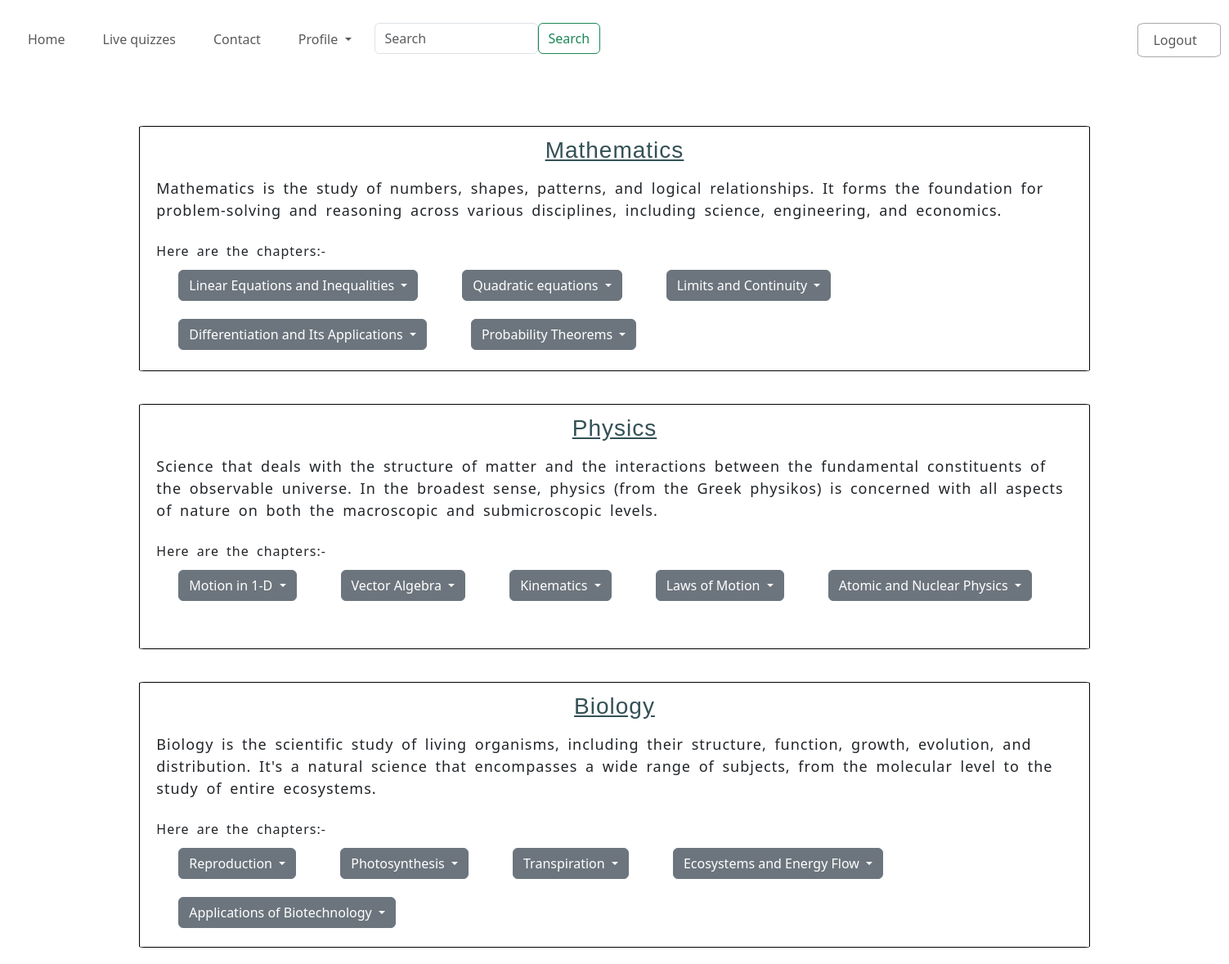
Screenshot of /user/Sanyam (signed in) with the database file from the repository.
### application/models.py (models this page shows)
class Subjects(db.Model):
    __tablename__= 'subjects'
    subject_id=db.Column(db.Integer,primary_key=True,autoincrement=True)
    subject_name=db.Column(db.String,nullable=False)
    description=db.Column(db.String,nullable=False)
    chapters = db.relationship('Chapters', backref='subject', lazy=True)

class Chapters(db.Model):
    __tablename__= 'chapters'
    chaoter_id=db.Column(db.Integer,primary_key=True,autoincrement=True)
    subject_id = db.Column(db.Integer, db.ForeignKey('subjects.subject_id'), nullable=False)
    chapter_name=db.Column(db.String,nullable=False)
    description=db.Column(db.String,nullable=False)
    questions = db.relationship('Questions', backref='chapter', lazy=True)
    quizzes = db.relationship('QuizDetails', backref='chapter', lazy=True)

### application/controllers.py (the view)
@app.route('/user/<fullname>', methods=['GET','POST'])
def user_profile(fullname):
    result = db.session.execute(text("SELECT * FROM subjects"))
    result2 = db.session.execute(text("SELECT * FROM chapters"))
    column_names = result.keys()
    column_names2 = result2.keys()
    subjects = [dict(zip(column_names, row)) for row in result.fetchall()]
    chapters = [dict(zip(column_names2, rows)) for rows in result2.fetchall()]
    return render_template("user.html",subjects=subjects,chapters=chapters)

### templates/user.html (shortened to what this page needs)
<!DOCTYPE html>
<html lang="en">
<head>
    <link href="https://cdn.jsdelivr.net/npm/bootstrap@5.3.3/dist/css/bootstrap.min.css" rel="stylesheet">
</head>
<body>
  <nav class="navbar navbar-expand-lg navbar-light ">
    <div class="collapse navbar-collapse" id="navbarSupportedContent">
      <ul class="navbar-nav mr-auto">
        <li class="nav-item active">
          <a class="nav-link" href="{{ url_for('home') }}">Home </a>
        </li>
        <li class="nav-item">
          <a class="nav-link" href="{{ url_for('livequiz') }}">Live quizzes</a>
        </li>
        <li class="nav-item">
          <a class="nav-link" href="{{ url_for('contact') }}">Contact</a>
        </li>
        <li class="nav-item dropdown">
          <a class="nav-link dropdown-toggle" href="" id="navbarDropdown" role="button" data-bs-toggle="dropdown" aria-haspopup="true" aria-expanded="false">
            Profile
          </a>
        </li>
        <form class="form-inline my-2 my-lg-0" method="POST" ><div class="nav123">
          <input class="form-control mr-sm-2 cl2" type="search" placeholder="Search" aria-label="Search" name="search">
          <button class="btn btn-outline-success my-2 my-sm-0" type="submit">Search</button></div>
        </form>
        <li class="nav-item cl1">
          <a class="nav-link" href="{{ url_for('logout') }}">Logout</a>
        </li> </ul>
    </div>
  </nav>  <br>
  <h4>{{message}}</h4>  <br><div class="main">
{% if subjects %}
{% for subject in subjects %}<div class="description">
<div class="subject"> <h3><div class="subjects"> <u>{{subject.subject_name}}</u></div> </h3></div>
 <div class="descript"> {{subject.description}}</div> <br>
{% if chapters %}
Here are the chapters:-
<div class="chaptersection">
{% for chapter in chapters %}
{% if chapter.subject_id==subject.subject_id %}
<div class="chapter">
  <div class="dropdown"><div class="chapters">
  <button class="btn btn-secondary dropdown-toggle" type="button" id="dropdown{{chapter.chaoter_id}}" data-bs-toggle="dropdown" aria-expanded="false">
    {{ chapter.chapter_name }}
  </button>
  </div></div></div>
{% endif %}
{% endfor %}</div>
{% endif %}
</div>
{% endfor %}
 </div>
{% endif %}
</body>
</html>

### templates/user.html (style rules this page uses)
.nav123 { display: flex; flex-direction: row; }
.navbar { margin-top: 20px; }
.nav-item { padding-left: 10px; padding-right: 20px; }
.cl1 { margin-left: 75%; border: rgb(169, 169, 169) 1px solid; border-radius: 10%; }
.cl2 { min-width: 200px; }
.subject { font-family:'Gill Sans MT', Calibri, 'Trebuchet MS', sans-serif; text-align:center ; height:50px; }
.main { width: 80%; display: flex; flex-wrap: wrap; flex-direction: column; margin-left: 10%; }
.subjects { color:color-mix(in srgb, rgb(10, 48, 54) 80%, rgb(105, 96, 96) 5%); height:50px; }
.chapters { color:rgb(158, 107, 31); padding: 1px 2px; margin: 10px 25px; }
.chaptersection { display: flex; flex-direction: row; flex-wrap: wrap; }
.description { background-color: color-mix(in srgb,rgb(87, 81, 196) 15%, rgb(146, 209, 123) 35%, rgb(189, 148, 148) 20%); min-height: 300px; max-height:max-content; padding: 12px 20px; margin:20px; border: 1px solid black; border-radius: 0.5%; word-spacing: 4px; letter-spacing: 1px; }
.descript { font-size: 18px; }
li { min-width:fit-content; }

### rows the page displays
Subjects: subject_name "Mathematics", description "Mathematics is the study of numbers, shapes, patterns, and logical relationships. It forms the foundation for problem-solving and reasoning across various disciplines, including science, engineering, and economics."
Chapters: chapter_name "Linear Equations and Inequalities"
Chapters: chapter_name "Quadratic equations"
Chapters: chapter_name "Limits and Continuity"
Chapters: chapter_name "Differentiation and Its Applications"
Chapters: chapter_name "Probability Theorems"
Subjects: subject_name "Physics", description "Science that deals with the structure of matter and the interactions between the fundamental constituents of the observable universe. In the broadest sense, physics (from the Greek physikos) is concerned with all aspects of nature on both the macroscopic and submicroscopic levels."
Chapters: chapter_name "Motion in 1-D"
Chapters: chapter_name "Vector Algebra"
Chapters: chapter_name "Kinematics"
Chapters: chapter_name "Laws of Motion"
Chapters: chapter_name "Atomic and Nuclear Physics"
Subjects: subject_name "Biology", description "Biology is the scientific study of living organisms, including their structure, function, growth, evolution, and distribution. It's a natural science that encompasses a wide range of subjects, from the molecular level to the study of entire ecosystems."
Chapters: chapter_name "Reproduction"
Chapters: chapter_name "Photosynthesis"
Chapters: chapter_name "Transpiration"
Chapters: chapter_name "Ecosystems and Energy Flow"
Chapters: chapter_name "Applications of Biotechnology"
